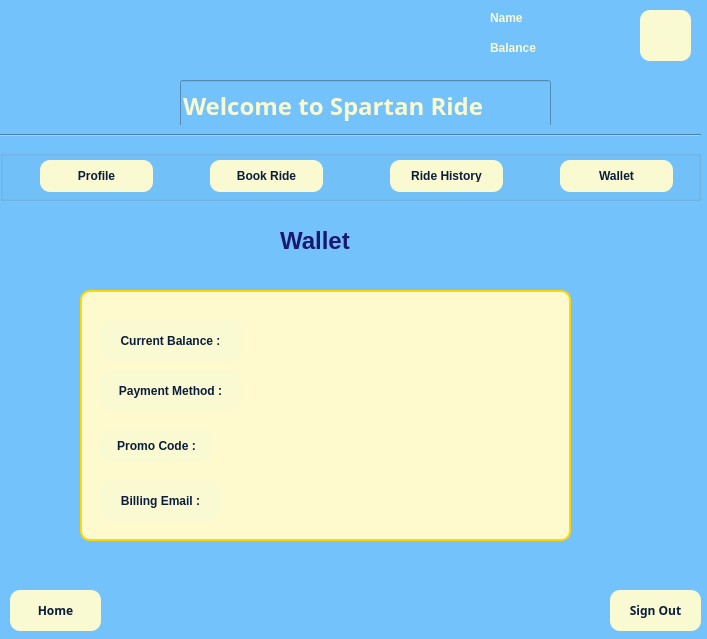
<?xml version="1.0" encoding="UTF-8"?>
<ui version="4.0">
 <class>Student_Wallet</class>
 <widget class="QDialog" name="Student_Wallet">
  <property name="geometry">
   <rect>
    <x>0</x>
    <y>0</y>
    <width>707</width>
    <height>639</height>
   </rect>
  </property>
  <property name="windowTitle">
   <string>Dialog</string>
  </property>
  <property name="styleSheet">
   <string notr="true">QWidget {
    background-color: #73C2FB; /* Ice Blue*/
    font-family: 'Segoe UI', sans-serif;
}</string>
  </property>
  <widget class="QLineEdit" name="Welcome">
   <property name="geometry">
    <rect>
     <x>180</x>
     <y>80</y>
     <width>371</width>
     <height>51</height>
    </rect>
   </property>
   <property name="font">
    <font>
     <family>Segoe UI,sans-serif</family>
     <pointsize>-1</pointsize>
     <weight>75</weight>
     <bold>true</bold>
    </font>
   </property>
   <property name="styleSheet">
    <string notr="true">QLineEdit
 {
    color: #FAFAD2;
    font-size: 24px;
    font-weight: bold;
}</string>
   </property>
   <property name="text">
    <string>Welcome to Spartan Ride</string>
   </property>
  </widget>
  <widget class="QLabel" name="label">
   <property name="geometry">
    <rect>
     <x>300</x>
     <y>0</y>
     <width>81</width>
     <height>71</height>
    </rect>
   </property>
   <property name="text">
    <string/>
   </property>
   <property name="pixmap">
    <pixmap>../SpartanLogo.png</pixmap>
   </property>
   <property name="scaledContents">
    <bool>true</bool>
   </property>
  </widget>
  <widget class="QLabel" name="label_2">
   <property name="geometry">
    <rect>
     <x>640</x>
     <y>10</y>
     <width>51</width>
     <height>51</height>
    </rect>
   </property>
   <property name="styleSheet">
    <string notr="true">QLabel {
    background-color: #FAFAD2; /* Gold */
    color: #0B1D3A;
    border: none;
    border-radius: 10px;
    padding: 10px;
    font-weight: bold;
}
</string>
   </property>
   <property name="text">
    <string/>
   </property>
   <property name="pixmap">
    <pixmap>../Images/person.png</pixmap>
   </property>
   <property name="scaledContents">
    <bool>true</bool>
   </property>
  </widget>
  <widget class="QLabel" name="student_name">
   <property name="geometry">
    <rect>
     <x>490</x>
     <y>10</y>
     <width>60</width>
     <height>16</height>
    </rect>
   </property>
   <property name="styleSheet">
    <string notr="true">QLabel
 {
    color: #FAFAD2;
    font-size: 12px;
    font-weight: bold;
}</string>
   </property>
   <property name="text">
    <string>Name</string>
   </property>
  </widget>
  <widget class="QLabel" name="Balamce">
   <property name="geometry">
    <rect>
     <x>490</x>
     <y>40</y>
     <width>60</width>
     <height>16</height>
    </rect>
   </property>
   <property name="styleSheet">
    <string notr="true">QLabel
 {
    color: #FAFAD2;
    font-size: 12px;
    font-weight: bold;
}</string>
   </property>
   <property name="text">
    <string>Balance</string>
   </property>
  </widget>
  <widget class="Line" name="line">
   <property name="geometry">
    <rect>
     <x>0</x>
     <y>125</y>
     <width>701</width>
     <height>21</height>
    </rect>
   </property>
   <property name="orientation">
    <enum>Qt::Horizontal</enum>
   </property>
  </widget>
  <widget class="QGroupBox" name="Student_pushbuttons">
   <property name="geometry">
    <rect>
     <x>0</x>
     <y>150</y>
     <width>701</width>
     <height>51</height>
    </rect>
   </property>
   <property name="title">
    <string/>
   </property>
   <widget class="QPushButton" name="Wallet">
    <property name="geometry">
     <rect>
      <x>560</x>
      <y>10</y>
      <width>113</width>
      <height>32</height>
     </rect>
    </property>
    <property name="styleSheet">
     <string notr="true">QPushButton {
    background-color: #FAFAD2; /* Gold */
    color: #0B1D3A;
    border: none;
    border-radius: 10px;
    padding: 10px;
    font-weight: bold;
}
QPushButton:hover {
    background-color: #FAFAD2;
}</string>
    </property>
    <property name="text">
     <string>Wallet</string>
    </property>
   </widget>
   <widget class="QPushButton" name="RideHistory">
    <property name="geometry">
     <rect>
      <x>390</x>
      <y>10</y>
      <width>113</width>
      <height>32</height>
     </rect>
    </property>
    <property name="styleSheet">
     <string notr="true">QPushButton {
    background-color: #FAFAD2; /* Gold */
    color: #0B1D3A;
    border: none;
    border-radius: 10px;
    padding: 10px;
    font-weight: bold;
}
QPushButton:hover {
    background-color: #FAFAD2;
}</string>
    </property>
    <property name="text">
     <string>Ride History</string>
    </property>
   </widget>
   <widget class="QPushButton" name="BookaRide">
    <property name="geometry">
     <rect>
      <x>210</x>
      <y>10</y>
      <width>113</width>
      <height>32</height>
     </rect>
    </property>
    <property name="styleSheet">
     <string notr="true">QPushButton {
    background-color: #FAFAD2; /* Gold */
    color: #0B1D3A;
    border: none;
    border-radius: 10px;
    padding: 10px;
    font-weight: bold;
}
QPushButton:hover {
    background-color: #FAFAD2;
}</string>
    </property>
    <property name="text">
     <string>Book Ride</string>
    </property>
   </widget>
   <widget class="QPushButton" name="Profile">
    <property name="geometry">
     <rect>
      <x>40</x>
      <y>10</y>
      <width>113</width>
      <height>32</height>
     </rect>
    </property>
    <property name="styleSheet">
     <string notr="true">QPushButton {
    background-color: #FAFAD2; /* Gold */
    color: #0B1D3A;
    border: none;
    border-radius: 10px;
    padding: 10px;
    font-weight: bold;
}
QPushButton:hover {
    background-color: #FAFAD2;
}</string>
    </property>
    <property name="text">
     <string>Profile</string>
    </property>
   </widget>
  </widget>
  <widget class="QPushButton" name="SignOutButton">
   <property name="geometry">
    <rect>
     <x>610</x>
     <y>590</y>
     <width>91</width>
     <height>41</height>
    </rect>
   </property>
   <property name="font">
    <font>
     <family>Segoe UI,sans-serif</family>
     <weight>75</weight>
     <bold>true</bold>
    </font>
   </property>
   <property name="styleSheet">
    <string notr="true">QPushButton {
    background-color: #FAFAD2; /* Gold */
    color: #0B1D3A;
    border: none;
    border-radius: 10px;
    padding: 10px;
    font-weight: bold;
}
QPushButton:hover {
    background-color: #FAFAD2;
}</string>
   </property>
   <property name="text">
    <string>Sign Out</string>
   </property>
  </widget>
  <widget class="QLabel" name="Wallet_2">
   <property name="geometry">
    <rect>
     <x>280</x>
     <y>210</y>
     <width>161</width>
     <height>61</height>
    </rect>
   </property>
   <property name="styleSheet">
    <string notr="true">QLabel
 {
    color: #191970;
    font-size: 24px;
    font-weight: bold;
}</string>
   </property>
   <property name="text">
    <string>Wallet</string>
   </property>
   <property name="scaledContents">
    <bool>true</bool>
   </property>
  </widget>
  <widget class="QGroupBox" name="groupbox">
   <property name="geometry">
    <rect>
     <x>80</x>
     <y>270</y>
     <width>491</width>
     <height>271</height>
    </rect>
   </property>
   <property name="styleSheet">
    <string notr="true">QGroupBox {
    background-color: #FFFACD;
    border: 2px solid #FFD700;
    border-radius: 10px;
    margin-top: 20px;
    font: bold 14px 'Segoe UI';
    color: #0B1D3A;
}


</string>
   </property>
   <property name="title">
    <string/>
   </property>
   <widget class="QPushButton" name="CurrentBalance">
    <property name="geometry">
     <rect>
      <x>20</x>
      <y>50</y>
      <width>141</width>
      <height>41</height>
     </rect>
    </property>
    <property name="styleSheet">
     <string notr="true">QPushButton {
    background-color: #FAFAD2; /* Gold */
    color: #0B1D3A;
    border: none;
    border-radius: 10px;
    padding: 10px;
    font-weight: bold;
}
QPushButton:hover {
    background-color: #FAFAD2;
}</string>
    </property>
    <property name="text">
     <string>Current Balance :</string>
    </property>
   </widget>
   <widget class="QPushButton" name="PaymentMethod">
    <property name="geometry">
     <rect>
      <x>20</x>
      <y>100</y>
      <width>141</width>
      <height>41</height>
     </rect>
    </property>
    <property name="styleSheet">
     <string notr="true">QPushButton {
    background-color: #FAFAD2; /* Gold */
    color: #0B1D3A;
    border: none;
    border-radius: 10px;
    padding: 10px;
    font-weight: bold;
}
QPushButton:hover {
    background-color: #FAFAD2;
}</string>
    </property>
    <property name="text">
     <string>Payment Method :</string>
    </property>
   </widget>
   <widget class="QPushButton" name="PromoCode">
    <property name="geometry">
     <rect>
      <x>20</x>
      <y>160</y>
      <width>113</width>
      <height>32</height>
     </rect>
    </property>
    <property name="styleSheet">
     <string notr="true">QPushButton {
    background-color: #FAFAD2; /* Gold */
    color: #0B1D3A;
    border: none;
    border-radius: 10px;
    padding: 10px;
    font-weight: bold;
}
QPushButton:hover {
    background-color: #FAFAD2;
}</string>
    </property>
    <property name="text">
     <string>Promo Code :</string>
    </property>
   </widget>
   <widget class="QPushButton" name="BillingEmail">
    <property name="geometry">
     <rect>
      <x>20</x>
      <y>210</y>
      <width>121</width>
      <height>41</height>
     </rect>
    </property>
    <property name="styleSheet">
     <string notr="true">QPushButton {
    background-color: #FAFAD2; /* Gold */
    color: #0B1D3A;
    border: none;
    border-radius: 10px;
    padding: 10px;
    font-weight: bold;
}
QPushButton:hover {
    background-color: #FAFAD2;
}</string>
    </property>
    <property name="text">
     <string>Billing Email :</string>
    </property>
   </widget>
   <widget class="QLabel" name="CurrentBalanceLabel">
    <property name="geometry">
     <rect>
      <x>200</x>
      <y>65</y>
      <width>181</width>
      <height>21</height>
     </rect>
    </property>
    <property name="styleSheet">
     <string notr="true">background-color: #FFFACD;;  /* match your pale-yellow group-box */
color: black;               /* label text in black */</string>
    </property>
    <property name="text">
     <string/>
    </property>
   </widget>
   <widget class="QLabel" name="PaymentMethodLabel">
    <property name="geometry">
     <rect>
      <x>200</x>
      <y>120</y>
      <width>181</width>
      <height>21</height>
     </rect>
    </property>
    <property name="styleSheet">
     <string notr="true">background-color: #FFFACD;;  /* match your pale-yellow group-box */
color: black;               /* label text in black */</string>
    </property>
    <property name="text">
     <string/>
    </property>
   </widget>
   <widget class="QLabel" name="BillingEmailLabel">
    <property name="geometry">
     <rect>
      <x>200</x>
      <y>220</y>
      <width>181</width>
      <height>21</height>
     </rect>
    </property>
    <property name="styleSheet">
     <string notr="true">background-color: #FFFACD;  /* match your pale-yellow group-box */
color: black;               /* label text in black */</string>
    </property>
    <property name="text">
     <string/>
    </property>
   </widget>
   <widget class="QLabel" name="PromoCodeLabel">
    <property name="geometry">
     <rect>
      <x>200</x>
      <y>170</y>
      <width>181</width>
      <height>21</height>
     </rect>
    </property>
    <property name="styleSheet">
     <string notr="true">background-color: #FFFACD;  /* match your pale-yellow group-box */
color: black;               /* label text in black */</string>
    </property>
    <property name="text">
     <string/>
    </property>
   </widget>
  </widget>
  <widget class="QPushButton" name="HomeButton">
   <property name="geometry">
    <rect>
     <x>10</x>
     <y>590</y>
     <width>91</width>
     <height>41</height>
    </rect>
   </property>
   <property name="font">
    <font>
     <family>Segoe UI,sans-serif</family>
     <weight>75</weight>
     <bold>true</bold>
    </font>
   </property>
   <property name="styleSheet">
    <string notr="true">QPushButton {
    background-color: #FAFAD2; /* Gold */
    color: #0B1D3A;
    border: none;
    border-radius: 10px;
    padding: 10px;
    font-weight: bold;
}
QPushButton:hover {
    background-color: #FAFAD2;
}</string>
   </property>
   <property name="text">
    <string>Home</string>
   </property>
   <property name="shortcut">
    <string/>
   </property>
  </widget>
  <widget class="QLabel" name="namelabel">
   <property name="geometry">
    <rect>
     <x>540</x>
     <y>10</y>
     <width>91</width>
     <height>20</height>
    </rect>
   </property>
   <property name="text">
    <string/>
   </property>
  </widget>
  <widget class="QLabel" name="balancelabel">
   <property name="geometry">
    <rect>
     <x>550</x>
     <y>40</y>
     <width>81</width>
     <height>20</height>
    </rect>
   </property>
   <property name="text">
    <string/>
   </property>
  </widget>
 </widget>
 <resources/>
 <connections/>
</ui>
